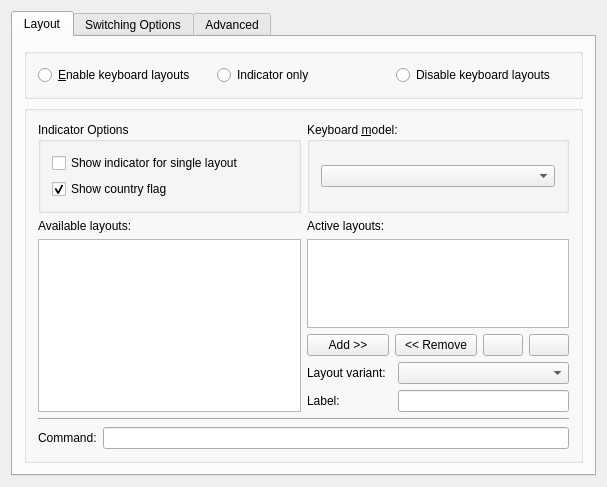
<ui version="4.0" >
 <class>LayoutConfigWidget</class>
 <widget class="QWidget" name="LayoutConfigWidget" >
  <property name="geometry" >
   <rect>
    <x>0</x>
    <y>0</y>
    <width>607</width>
    <height>487</height>
   </rect>
  </property>
  <layout class="QGridLayout" >
   <item row="0" column="0" >
    <widget class="QTabWidget" name="tabWidget" >
     <property name="currentIndex" >
      <number>0</number>
     </property>
     <widget class="QWidget" name="tabLayout" >
      <attribute name="title" >
       <string>Layout</string>
      </attribute>
      <layout class="QVBoxLayout" >
       <item>
        <widget class="KButtonGroup" name="grpEnableKxkb" >
         <layout class="QHBoxLayout" >
          <item>
           <widget class="QRadioButton" name="radioButton" >
            <property name="toolTip" >
             <string>KDE will configure layouts and start layout indicator</string>
            </property>
            <property name="text" >
             <string>&amp;Enable keyboard layouts</string>
            </property>
           </widget>
          </item>
          <item>
           <widget class="QRadioButton" name="radioButton_2" >
            <property name="toolTip" >
             <string>KDE will start indicator but will use existing layout configuration</string>
            </property>
            <property name="text" >
             <string>Indicator only</string>
            </property>
           </widget>
          </item>
          <item>
           <widget class="QRadioButton" name="radioButton_3" >
            <property name="toolTip" >
             <string>KDE will not configure or show keyboard layouts</string>
            </property>
            <property name="text" >
             <string>Disable keyboard layouts</string>
            </property>
           </widget>
          </item>
         </layout>
        </widget>
       </item>
       <item>
        <widget class="QGroupBox" name="grpLayouts" >
         <property name="whatsThis" >
          <string>&lt;h1>Keyboard Layout&lt;/h1> Here you can choose your keyboard layout and model. The 'model' refers to the type of keyboard that is connected to your computer, while the keyboard layout defines "which key does what" and may be different for different countries.</string>
         </property>
         <property name="title" >
          <string/>
         </property>
         <layout class="QGridLayout" >
          <item row="0" column="0" >
           <widget class="QGroupBox" name="grpOptions" >
            <property name="title" >
             <string>Indicator Options</string>
            </property>
            <layout class="QVBoxLayout" >
             <item>
              <widget class="QCheckBox" name="chkShowSingle" >
               <property name="text" >
                <string>Show indicator for single layout</string>
               </property>
              </widget>
             </item>
             <item>
              <widget class="QCheckBox" name="chkShowFlag" >
               <property name="whatsThis" >
                <string>Shows country flag on background of layout name in tray icon</string>
               </property>
               <property name="text" >
                <string>Show country flag</string>
               </property>
               <property name="checked" >
                <bool>true</bool>
               </property>
              </widget>
             </item>
            </layout>
           </widget>
          </item>
          <item row="0" column="1" >
           <widget class="QGroupBox" name="groupBox_2" >
            <property name="title" >
             <string>Keyboard &amp;model:</string>
            </property>
            <layout class="QVBoxLayout" >
             <item>
              <widget class="QComboBox" name="comboModel" >
               <property name="sizePolicy" >
                <sizepolicy vsizetype="Fixed" hsizetype="Expanding" >
                 <horstretch>0</horstretch>
                 <verstretch>0</verstretch>
                </sizepolicy>
               </property>
               <property name="whatsThis" >
                <string>Here you can choose a keyboard model. This setting is independent of your keyboard layout and refers to the "hardware" model, i.e. the way your keyboard is manufactured. Modern keyboards that come with your computer usually have two extra keys and are referred to as "104-key" models, which is probably what you want if you do not know what kind of keyboard you have.
</string>
               </property>
              </widget>
             </item>
            </layout>
           </widget>
          </item>
          <item row="1" column="0" >
           <layout class="QVBoxLayout" >
            <item>
             <widget class="QLabel" name="textLabel1_4" >
              <property name="text" >
               <string>Available layouts:</string>
              </property>
             </widget>
            </item>
            <item>
             <widget class="QTreeView" name="srcTableView" >
              <property name="selectionMode" >
               <enum>QAbstractItemView::SingleSelection</enum>
              </property>
              <property name="selectionBehavior" >
               <enum>QAbstractItemView::SelectRows</enum>
              </property>
             </widget>
            </item>
           </layout>
          </item>
          <item row="1" column="1" >
           <layout class="QVBoxLayout" >
            <item>
             <widget class="QLabel" name="textLabel1_4_2" >
              <property name="text" >
               <string>Active layouts:</string>
              </property>
             </widget>
            </item>
            <item>
             <widget class="QTreeView" name="dstTableView" >
              <property name="selectionMode" >
               <enum>QAbstractItemView::SingleSelection</enum>
              </property>
              <property name="selectionBehavior" >
               <enum>QAbstractItemView::SelectRows</enum>
              </property>
              <property name="wordWrap" >
               <bool>false</bool>
              </property>
             </widget>
            </item>
            <item>
             <layout class="QHBoxLayout" >
              <property name="spacing" >
               <number>6</number>
              </property>
              <property name="leftMargin" >
               <number>0</number>
              </property>
              <property name="topMargin" >
               <number>0</number>
              </property>
              <property name="rightMargin" >
               <number>0</number>
              </property>
              <property name="bottomMargin" >
               <number>0</number>
              </property>
              <item>
               <widget class="QPushButton" name="btnAdd" >
                <property name="text" >
                 <string>Add >></string>
                </property>
               </widget>
              </item>
              <item>
               <widget class="QPushButton" name="btnRemove" >
                <property name="text" >
                 <string>&lt;&lt; Remove</string>
                </property>
               </widget>
              </item>
              <item>
               <widget class="QPushButton" name="btnUp" >
                <property name="sizePolicy" >
                 <sizepolicy vsizetype="Fixed" hsizetype="Fixed" >
                  <horstretch>0</horstretch>
                  <verstretch>0</verstretch>
                 </sizepolicy>
                </property>
                <property name="text" >
                 <string/>
                </property>
               </widget>
              </item>
              <item>
               <widget class="QPushButton" name="btnDown" >
                <property name="sizePolicy" >
                 <sizepolicy vsizetype="Fixed" hsizetype="Fixed" >
                  <horstretch>0</horstretch>
                  <verstretch>0</verstretch>
                 </sizepolicy>
                </property>
                <property name="text" >
                 <string/>
                </property>
               </widget>
              </item>
             </layout>
            </item>
            <item>
             <layout class="QGridLayout" >
              <item row="0" column="0" >
               <widget class="QLabel" name="textLabel1" >
                <property name="text" >
                 <string>Layout variant:</string>
                </property>
                <property name="buddy" >
                 <cstring>comboVariant</cstring>
                </property>
               </widget>
              </item>
              <item row="0" column="1" colspan="2" >
               <widget class="QComboBox" name="comboVariant" >
                <property name="sizePolicy" >
                 <sizepolicy vsizetype="Fixed" hsizetype="Expanding" >
                  <horstretch>0</horstretch>
                  <verstretch>0</verstretch>
                 </sizepolicy>
                </property>
                <property name="whatsThis" >
                 <string>Here you can choose a variant of selected keyboard layout. Layout variants usually represent different key maps for the same language. For example, Ukrainian layout might have four variants: basic, winkeys (as in Windows), typewriter (as in typewriters) and phonetic (each Ukrainian letter is placed on a transliterated latin one).
</string>
                </property>
               </widget>
              </item>
              <item row="1" column="0" >
               <widget class="QLabel" name="textLabel1_6" >
                <property name="text" >
                 <string>Label:</string>
                </property>
                <property name="buddy" >
                 <cstring>editDisplayName</cstring>
                </property>
               </widget>
              </item>
              <item row="1" column="1" colspan="2" >
               <widget class="QLineEdit" name="editDisplayName" >
                <property name="maxLength" >
                 <number>3</number>
                </property>
               </widget>
              </item>
             </layout>
            </item>
           </layout>
          </item>
          <item row="2" column="0" colspan="2" >
           <widget class="Line" name="line" >
            <property name="orientation" >
             <enum>Qt::Horizontal</enum>
            </property>
           </widget>
          </item>
          <item row="3" column="0" colspan="2" >
           <layout class="QHBoxLayout" >
            <item>
             <widget class="QLabel" name="textLabel1_3" >
              <property name="text" >
               <string>Command:</string>
              </property>
              <property name="buddy" >
               <cstring>editCmdLine</cstring>
              </property>
             </widget>
            </item>
            <item>
             <widget class="QLineEdit" name="editCmdLine" >
              <property name="whatsThis" >
               <string>This is the command which is executed when switching to the selected layout. It may help you if you want to debug layout switching, or if you want to switch layouts without the help of KDE.</string>
              </property>
              <property name="readOnly" >
               <bool>true</bool>
              </property>
             </widget>
            </item>
           </layout>
          </item>
         </layout>
        </widget>
       </item>
      </layout>
     </widget>
     <widget class="QWidget" name="tab" >
      <attribute name="title" >
       <string>Switching Options</string>
      </attribute>
      <layout class="QGridLayout" >
       <item row="0" column="0" >
        <widget class="QFrame" name="optionsFrame" >
         <property name="frameShape" >
          <enum>QFrame::StyledPanel</enum>
         </property>
         <property name="frameShadow" >
          <enum>QFrame::Raised</enum>
         </property>
         <property name="lineWidth" >
          <number>0</number>
         </property>
         <layout class="QGridLayout" >
          <item row="0" column="0" >
           <widget class="KButtonGroup" name="grpSwitching" >
            <property name="whatsThis" >
             <string>If you select "Application" or "Window" switching policy, changing the keyboard layout will only affect the current application or window.</string>
            </property>
            <property name="title" >
             <string>Switching Policy</string>
            </property>
            <layout class="QGridLayout" >
             <item row="0" column="0" >
              <widget class="QRadioButton" name="rdBtnSwitchGlobal" >
               <property name="text" >
                <string>&amp;Global</string>
               </property>
               <property name="checked" >
                <bool>true</bool>
               </property>
              </widget>
             </item>
             <item row="1" column="0" >
              <widget class="QRadioButton" name="rdBtnSwitchPerDesktop" >
               <property name="text" >
                <string>Desktop</string>
               </property>
              </widget>
             </item>
             <item row="2" column="0" >
              <widget class="QRadioButton" name="rdBtnSwitchPerApp" >
               <property name="text" >
                <string>Application</string>
               </property>
              </widget>
             </item>
             <item row="3" column="0" >
              <widget class="QRadioButton" name="rdBtnSwitchPerWin" >
               <property name="text" >
                <string>&amp;Window</string>
               </property>
              </widget>
             </item>
            </layout>
           </widget>
          </item>
          <item row="0" column="1" >
           <widget class="QGroupBox" name="groupBox" >
            <property name="title" >
             <string>Shortcuts for switching layout</string>
            </property>
            <layout class="QGridLayout" >
             <item row="0" column="0" >
              <widget class="QLabel" name="label_2" >
               <property name="text" >
                <string>KDE</string>
               </property>
              </widget>
             </item>
             <item row="0" column="1" >
              <widget class="QLabel" name="kdeShortcut" >
               <property name="text" >
                <string>Not defined</string>
               </property>
              </widget>
             </item>
             <item row="0" column="2" >
              <widget class="QPushButton" name="btnKdeShortcut" >
               <property name="text" >
                <string>...</string>
               </property>
              </widget>
             </item>
             <item row="1" column="0" >
              <widget class="QLabel" name="label" >
               <property name="text" >
                <string>X.org</string>
               </property>
              </widget>
             </item>
             <item row="1" column="1" >
              <widget class="QLabel" name="xkbShortcut" >
               <property name="text" >
                <string>Not defined</string>
               </property>
              </widget>
             </item>
             <item row="1" column="2" >
              <widget class="QPushButton" name="btnXkbShortcut" >
               <property name="text" >
                <string>...</string>
               </property>
              </widget>
             </item>
             <item row="2" column="0" >
              <widget class="QLabel" name="label_3" >
               <property name="text" >
                <string>3d level</string>
               </property>
              </widget>
             </item>
             <item row="2" column="1" >
              <widget class="QLabel" name="xkbShortcut3d" >
               <property name="text" >
                <string>Not defined</string>
               </property>
              </widget>
             </item>
             <item row="2" column="2" >
              <widget class="QPushButton" name="btnXkbShortcut3d" >
               <property name="text" >
                <string>...</string>
               </property>
              </widget>
             </item>
            </layout>
           </widget>
          </item>
          <item row="1" column="0" >
           <widget class="QGroupBox" name="grpBoxStickySwitching" >
            <property name="title" >
             <string>Sticky Switching</string>
            </property>
            <layout class="QGridLayout" >
             <property name="leftMargin" >
              <number>11</number>
             </property>
             <property name="topMargin" >
              <number>11</number>
             </property>
             <property name="rightMargin" >
              <number>11</number>
             </property>
             <property name="bottomMargin" >
              <number>11</number>
             </property>
             <property name="horizontalSpacing" >
              <number>6</number>
             </property>
             <property name="verticalSpacing" >
              <number>6</number>
             </property>
             <item row="0" column="0" colspan="2" >
              <widget class="QCheckBox" name="chkEnableSticky" >
               <property name="whatsThis" >
                <string>If you have more than two layouts and turn this option on, switching with the keyboard shortcut or clicking on the kxkb indicator will only cycle through the last few layouts. You can specify the number of layouts to rotate below. You can still access all layouts by right-clicking on the kxkb indicator.</string>
               </property>
               <property name="text" >
                <string>Enable sticky switching</string>
               </property>
              </widget>
             </item>
             <item row="1" column="0" >
              <widget class="QLabel" name="textLabel1_5" >
               <property name="enabled" >
                <bool>false</bool>
               </property>
               <property name="text" >
                <string>Number of layouts to rotate:</string>
               </property>
               <property name="buddy" >
                <cstring>spinBox1</cstring>
               </property>
              </widget>
             </item>
             <item row="1" column="1" >
              <widget class="QSpinBox" name="spinStickyDepth" >
               <property name="enabled" >
                <bool>false</bool>
               </property>
               <property name="minimum" >
                <number>2</number>
               </property>
               <property name="maximum" >
                <number>10</number>
               </property>
              </widget>
             </item>
            </layout>
           </widget>
          </item>
          <item row="3" column="0" >
           <spacer>
            <property name="orientation" >
             <enum>Qt::Vertical</enum>
            </property>
            <property name="sizeHint" >
             <size>
              <width>20</width>
              <height>40</height>
             </size>
            </property>
           </spacer>
          </item>
         </layout>
        </widget>
       </item>
      </layout>
     </widget>
     <widget class="QWidget" name="tabOptions" >
      <attribute name="title" >
       <string>Advanced</string>
      </attribute>
      <layout class="QVBoxLayout" >
       <item>
        <widget class="QCheckBox" name="chkEnableOptions" >
         <property name="text" >
          <string>&amp;Enable xkb options</string>
         </property>
         <property name="checked" >
          <bool>true</bool>
         </property>
        </widget>
       </item>
       <item>
        <widget class="QGroupBox" name="groupBox3_2" >
         <property name="whatsThis" >
          <string>Here you can set xkb extension options instead of, or in addition to, specifying them in the X11 configuration file.</string>
         </property>
         <property name="title" >
          <string>Xkb Options</string>
         </property>
         <layout class="QGridLayout" >
          <item row="0" column="0" colspan="2" >
           <widget class="QCheckBox" name="checkResetOld" >
            <property name="text" >
             <string>&amp;Reset old options</string>
            </property>
           </widget>
          </item>
          <item row="2" column="0" colspan="2" >
           <widget class="QTreeView" name="xkbOptionsTreeView" >
            <property name="selectionMode" >
             <enum>QAbstractItemView::NoSelection</enum>
            </property>
           </widget>
          </item>
          <item row="3" column="0" >
           <widget class="QLabel" name="textLabel1_3_2" >
            <property name="text" >
             <string>Command:</string>
            </property>
           </widget>
          </item>
          <item row="3" column="1" >
           <widget class="QLineEdit" name="editCmdLineOpt" >
            <property name="readOnly" >
             <bool>true</bool>
            </property>
           </widget>
          </item>
         </layout>
        </widget>
       </item>
      </layout>
     </widget>
    </widget>
   </item>
  </layout>
 </widget>
 <layoutdefault spacing="6" margin="11" />
 <layoutfunction spacing="KDialog::spacingHint" margin="KDialog::marginHint" />
 <pixmapfunction>SmallIcon</pixmapfunction>
 <customwidgets>
  <customwidget>
   <class>KButtonGroup</class>
   <extends>QGroupBox</extends>
   <header>kbuttongroup.h</header>
   <container>1</container>
  </customwidget>
 </customwidgets>
 <resources/>
 <connections>
  <connection>
   <sender>chkEnableOptions</sender>
   <signal>toggled(bool)</signal>
   <receiver>groupBox3_2</receiver>
   <slot>setEnabled(bool)</slot>
   <hints>
    <hint type="sourcelabel" >
     <x>20</x>
     <y>20</y>
    </hint>
    <hint type="destinationlabel" >
     <x>20</x>
     <y>20</y>
    </hint>
   </hints>
  </connection>
  <connection>
   <sender>chkEnableSticky</sender>
   <signal>toggled(bool)</signal>
   <receiver>spinStickyDepth</receiver>
   <slot>setEnabled(bool)</slot>
   <hints>
    <hint type="sourcelabel" >
     <x>20</x>
     <y>20</y>
    </hint>
    <hint type="destinationlabel" >
     <x>20</x>
     <y>20</y>
    </hint>
   </hints>
  </connection>
  <connection>
   <sender>chkEnableSticky</sender>
   <signal>toggled(bool)</signal>
   <receiver>textLabel1_5</receiver>
   <slot>setEnabled(bool)</slot>
   <hints>
    <hint type="sourcelabel" >
     <x>20</x>
     <y>20</y>
    </hint>
    <hint type="destinationlabel" >
     <x>20</x>
     <y>20</y>
    </hint>
   </hints>
  </connection>
 </connections>
</ui>
